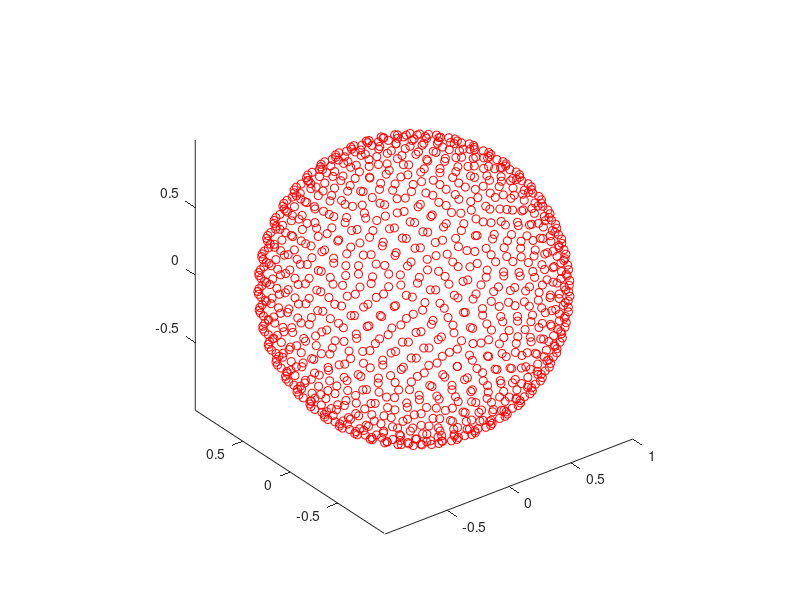

Reproduce this figure in MATLAB.
clear all; clc; close all;
Npoints = 1000;
phi = (1 + sqrt(5)) / 2;
R = 1;
xyz = zeros(Npoints, 3);

for i = 1:Npoints
    % theta
    latitude = asin((2 * i - Npoints - 1) / Npoints);
    % phi
    longitude = 2 * pi * i / phi;

    %cartesian coordinates
    x = R * cos(longitude) * cos(latitude);
    y = R * sin(longitude) * cos(latitude);
    z = R * sin(latitude);
    xyz(i, :) = [x, y, z];
end

figure;
plot3(xyz(:, 1), xyz(:, 2), xyz(:, 3), 'or');
axis equal;
